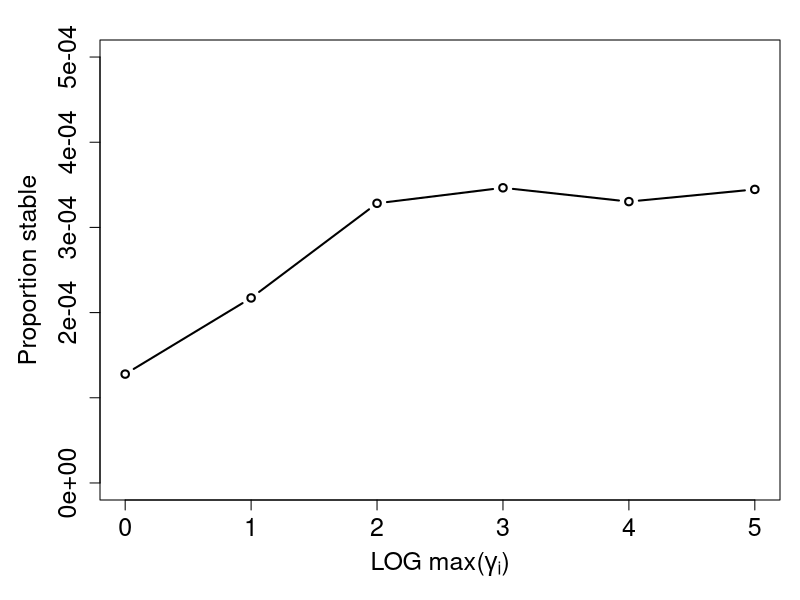
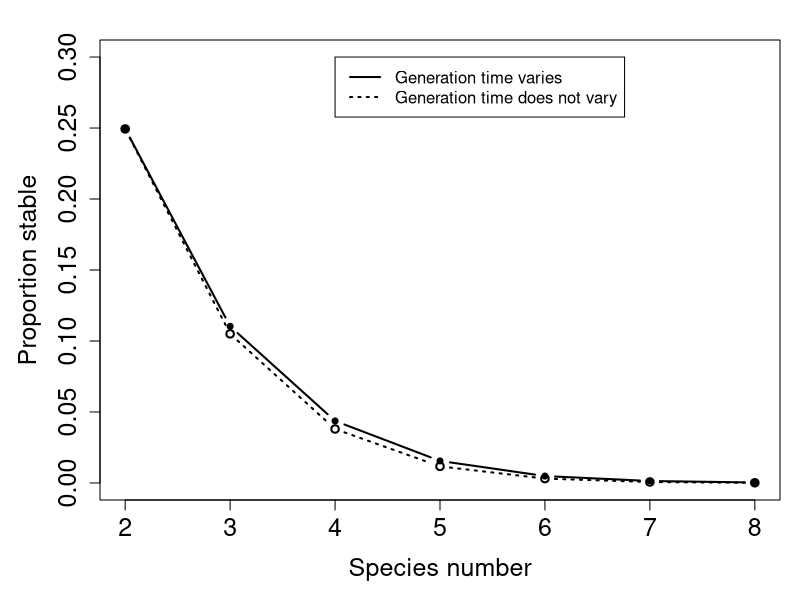
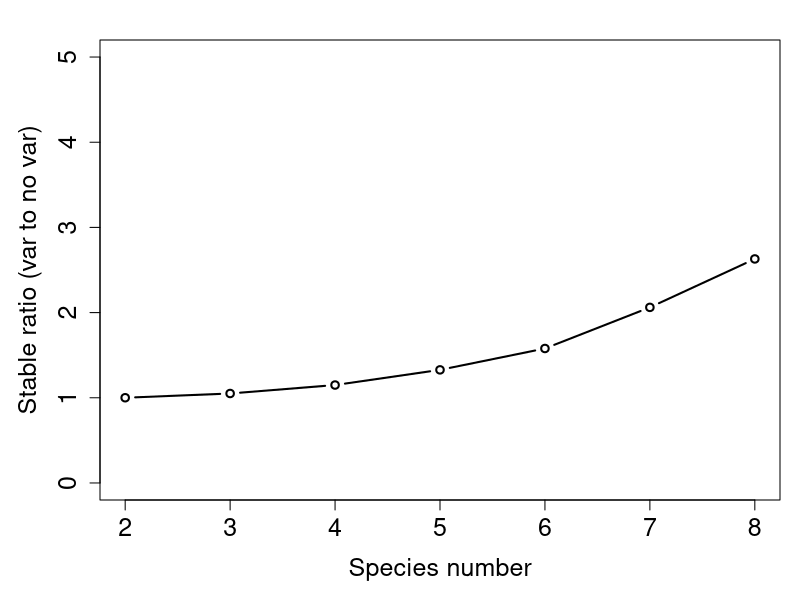
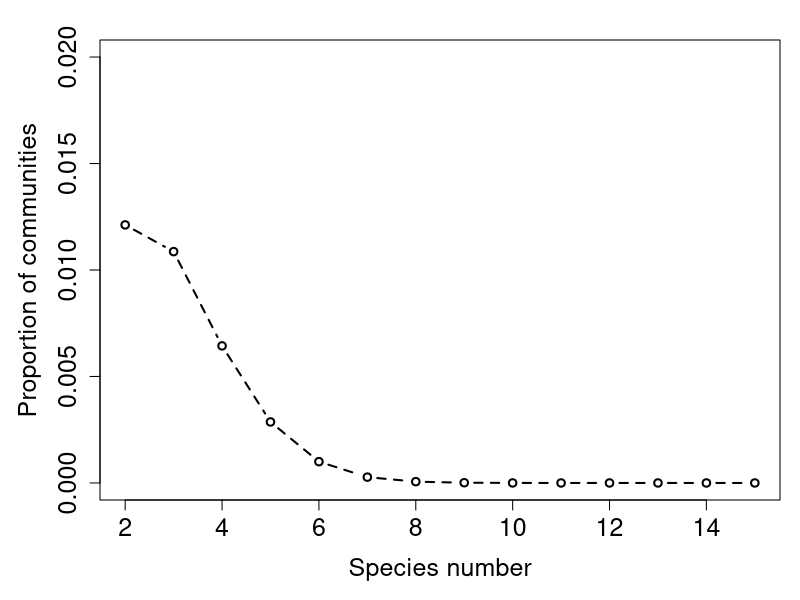

Write R code to recreate these figures, in order. (Note: this script raises an error after producing the figures.)
## ---- chunk 1
mag_var <- read.table(file = "var_gen_mag.csv", header = TRUE, sep = ",");
stabi_3 <- mag_var[,3] / 10000000;
par(mar = c(5, 5, 2, 1));
plot(x = log10(mag_var[,1]), y = stabi_3, type = "b", lwd = 2, ylim = c(0, 0.0005),
     xlab = expression(paste("LOG max(",gamma[i],")")), ylab = "Proportion stable",
     cex.axis = 1.5, cex.lab = 1.5, lty = "solid");
## ---- chunk 2
gen_var <- read.table(file = "dif_sp_gen_var.csv", header = TRUE, sep = ",");
stabi_1 <- gen_var[,2] / 1000000;
stabi_2 <- gen_var[,3] / 1000000;
par(mar = c(5, 5, 2, 1));
plot(x = gen_var[,1], y = stabi_1, type = "b", lwd = 2, ylim = c(0, 0.3),
     xlab = "Species number", ylab = "Proportion stable",
     cex.axis = 1.5, cex.lab = 1.5, lty = "dotted");
points(x = gen_var[,1], y = stabi_2, type = "b", lwd = 2, ylim = c(0, 0.3),
       lty = "solid", pch = 20);
legend(x = 4, y = 0.3, lwd = 2,
       legend = c("Generation time varies", "Generation time does not vary"),
       lty = c("solid", "dotted"));
## ---- chunk 3
par(mar = c(5, 5, 2, 1));
plot(x = gen_var[,1], y = stabi_2 / stabi_1, type = "b", lwd = 2, ylim = c(0, 5),
     xlab = "Species number", ylab = "Stable ratio (var to no var)",
     cex.axis = 1.5, cex.lab = 1.5, lty = "solid");
## ---- chunk 4
gen_var     <- read.table(file = "full_data.csv", header = TRUE, sep = ",");
tot_sim     <- sum(gen_var[1,2:5]);
unstable    <- gen_var[,2] / tot_sim;
stable      <- gen_var[,3] / tot_sim;
destablised <- gen_var[,4] / tot_sim;
stabilised  <- gen_var[,5] / tot_sim;
par(mar = c(5, 5, 2, 1));
plot(x = gen_var[,1], y = destablised, type = "b", lwd = 2, ylim = c(0, 0.02),
     xlab = "Species number", ylab = "Proportion of communities",
     cex.axis = 1.5, cex.lab = 1.5, lty = "dashed");
polygon(x = c(gen_var[,1], rev(gen_var[,1]), -4), 
        y = c(stable + destablised, rep(-1, 20)), 
        col = "grey", border = NA);
box();
points(x = gen_var[,1], y = destablised, type = "b", lwd = 2, lty = "dashed");
points(x = gen_var[,1], y = stabilised, type = "b", lwd = 2, ylim = c(0, 0.02),
       lty = "solid", pch = 20);
legend(x = 12, y = 0.02, lwd = 2, cex = 1.5,
       legend = c("Stabilised", "Destabilised"),
       lty = c("solid", "dashed"));
## ---- chunk 5
par(mar = c(5, 5, 2, 1));
y1 <- stabilised / (stable + stabilised);
plot(x = gen_var[,1], y = y1, type = "b", lwd = 2, ylim = c(0, 1),
     xlab = "Species number", ylab = "Pr stable due to Var(gen)",
     cex.axis = 1.5, cex.lab = 1.5, lty = "solid");
## ---- chunk 6
par(mar = c(5, 5, 2, 1));
y1 <- destablised / (unstable + destablised);
plot(x = gen_var[,1], y = y1, type = "b", lwd = 2, ylim = c(0, 0.02),
     xlab = "Species number", ylab = "Pr unstable due to Var(gen)",
     cex.axis = 1.5, cex.lab = 1.5, lty = "solid");
## ---- chunk 7
random_comm <- function(dm = 2, iter = 10000){
    stabilised_fastevo <- NULL;
    unstabled_fastevo  <- NULL;
    nn           <- dm * dm;
    tot_stabled  <- 0;
    tot_ustabled <- 0;
    tot_eco_stab <- 0;
    stabilised_fastevo <- NULL;
    unstabled_fastevo  <- NULL;
    while(iter > 0){
        stabilised   <- 0;
        unstabilised <- 0;
        Adat <- runif(n = nn, min = -4, max = 4);
        Bdat <- runif(n = nn, min = -4, max = 4);
        Cdat <- runif(n = nn, min = -4, max = 4);
        A    <- matrix(data = Adat, nrow = dm, ncol = dm);
        B    <- matrix(data = Bdat, nrow = dm, ncol = dm);
        C    <- matrix(data = Cdat, nrow = dm, ncol = dm);
        egD  <- 1;
        while(egD >= 0){
             Ddat <- runif(n = nn, min = -4, max = 4);
             D    <- matrix(data = Ddat, nrow = dm, ncol = dm);
             egD  <- max(Re(eigen(D)$values))
        }
        eco_stable       <- max(Re(eigen(A)$values)) < 0;
        slow_evo_maxE    <- max(Re(eigen(A + B %*% solve(D) %*% (-C))$values));
        stable_fast_evo  <- slow_evo_maxE < 0;
        if(eco_stable == FALSE & stable_fast_evo == TRUE){
            list_ele <- length(stabilised_fastevo$A) + 1;
            stabilised_fastevo$A[[list_ele]] <- A;
            stabilised_fastevo$B[[list_ele]] <- B;
            stabilised_fastevo$C[[list_ele]] <- C;
            stabilised_fastevo$D[[list_ele]] <- D;
            stabilised   <- 1;
        }
        if(eco_stable == TRUE & stable_fast_evo == FALSE){
            list_ele <- length(unstabled_fastevo$A) + 1;
            unstabled_fastevo$A[[list_ele]] <- A;
            unstabled_fastevo$B[[list_ele]] <- B;
            unstabled_fastevo$C[[list_ele]] <- C;
            unstabled_fastevo$D[[list_ele]] <- D;
            unstabilised   <- 1;
        }
        if(stabilised == 1){
            tot_stabled <- tot_stabled + 1;
        }
        if(unstabilised == 1){
            tot_ustabled <- tot_ustabled + 1;
        }
        if(eco_stable == TRUE){
            tot_eco_stab <- tot_eco_stab + 1;
        }
        iter <- iter - 1;
    }
    results <- list(ecologically_stable = tot_eco_stab, 
                    stabilised = tot_stabled, destabilised = tot_ustabled,
                    stabilised_all   = stabilised_fastevo, 
                    destabilised_all = unstabled_fastevo);
    return(results);
}
## ---- chunk 8
dat       <- read.table(file = "rand_sims.txt", header = TRUE);
species   <- dat[,1];
pr_stable <- dat[,2] / (dat[,2] + dat[,4]);
par(mar = c(5, 5, 2, 1));
plot(x = species, y = pr_stable, type = "b", lwd = 2, ylim = c(0, 1),
     xlab = "Species number", ylab = "Proportion stable (n)",
     cex.axis = 1.5, cex.lab = 1.5);
## ---- chunk 9
pr_destabilised <- dat[,3] / dat[,2];
par(mar = c(5, 5, 2, 1));
plot(x = species, y = pr_destabilised, type = "b", lwd = 2, ylim = c(0, 1),
     xlab = "Species number", ylab = "Proportion destabilised",
     cex.axis = 1.5, cex.lab = 1.5);
## ---- chunk 10
pr_stabilised <- dat[,5] / dat[,4];
par(mar = c(5, 5, 2, 1));
plot(x = species, y = pr_stabilised, type = "b", lwd = 2, ylim = c(0, 1),
     xlab = "Species number", ylab = "Proportion stabilised",
     cex.axis = 1.5, cex.lab = 1.5);
